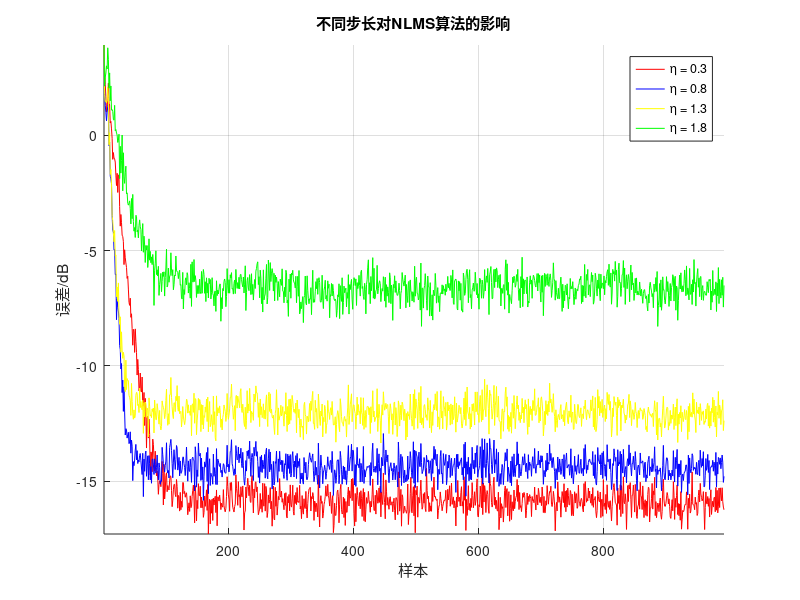

The MATLAB script that drew this image:
clear all;
close all;
clc;
snr=20;
order=8;
Hn =[0.8783   -0.5806    0.6537   -0.3223    0.6577   -0.0582   0.2895   -0.2710    0.1278   -0.1508    0.0238   -0.1814   0.2519   -0.0396    0.0423   -0.0152    0.1664   -0.0245   0.1463   -0.0770    0.1304   -0.0148    0.0054   -0.0381    0.0374   -0.0329    0.0313   -0.0253    0.0552  -0.0369   0.0479   -0.0073    0.0305   -0.0138    0.0152   -0.0012  0.0154   -0.0092    0.0177   -0.0161    0.0070   -0.0042  0.0051   -0.0131    0.0059   -0.0041    0.0077   -0.0034   0.0074   -0.0014    0.0025   -0.0056    0.0028   -0.0005   0.0033   -0.0000    0.0022   -0.0032    0.0012   -0.0020   0.0017   -0.0022    0.0004   -0.0011      0          0   ];
          Hn=Hn(1:order);
          N=1000;
          EE=zeros(N,1);   Loop=150;  mu=0.5;
          EE1=zeros(N,1);EE2=zeros(N,1);EE3=zeros(N,1);
   for   nn=1:Loop
          r=sign(rand(N,1)-0.5);
          output=conv(r,Hn); 
          output=awgn(output,snr,'measured');
          win=zeros(1,order); 
          win1=zeros(1,order); 
          win2=zeros(1,order); 
          win3=zeros(1,order); 
          error=zeros(1,N)';
          error1=zeros(1,N)';
          error2=zeros(1,N)';
          error3=zeros(1,N)';
          
          for i=order:N
              input=r(i:-1:i-order+1);
              y(i)=win*input;
              e=output(i)-win*input;
              e1=output(i)-win1*input;
              e2=output(i)-win2*input;
              e3=output(i)-win3*input;
              fai=0.0001; 
              if i<200
                  mu=0.32;
              else
                  mu=0.15;
              end
              win=win+0.3*e*input'/(fai+input'*input);     % 不同步长的NLMS
              win1=win1+0.8*e1*input'/(fai+input'*input);
              win2=win2+1.3*e2*input'/(fai+input'*input);
              win3=win3+1.8*e3*input'/(fai+input'*input);
              error(i)=error(i)+e^2;
              error1(i)=error1(i)+e1^2;
              error2(i)=error2(i)+e2^2;
              error3(i)=error3(i)+e3^2;
%               y1(i)=win1*input;
%               e1=output(i)-win1*input;
%               win1=win1+0.2*e1*input';                   % LMS
%               error1(i)=error1(i)+e1^2;
          end
          EE=EE+error;
          EE1=EE1+error1;
          EE2=EE2+error2;
          EE3=EE3+error3;
   end
   error=EE/Loop;
   error1=EE1/Loop;
   error2=EE2/Loop;
   error3=EE3/Loop;
   
%    figure;
%    error=10*log10(error(order:N));
%    error1=10*log10(error1(order:N));
%    plot(error,'r');
%    hold on;
%    plot(error1,'b.');
%    axis tight;
%    legend('NLMS算法','LMS算法');
%    title('NLMS算法和LMS算法误差曲线');
%    xlabel('样本');
%    ylabel('误差/dB');
%    grid on;
%    
%    figure;
%    plot(win,'r');
%    hold on;
%    plot(Hn,'b');
%    grid on;
%    axis tight;
% figure;
% subplot(2,1,1);
% plot(y,'r');
% subplot(2,1,2);
% plot(y1,'b');
    figure;
   error=10*log10(error(order:N));
   error1=10*log10(error1(order:N));
   error2=10*log10(error2(order:N));
   error3=10*log10(error3(order:N));
   hold on;
   plot(error,'r');
   hold on;
   plot(error1,'b');
  hold on;
   plot(error2,'y');
   hold on;
   plot(error3,'g');
   axis tight;
   legend('η = 0.3','η = 0.8','η = 1.3','η = 1.8');
   title('不同步长对NLMS算法的影响');
   xlabel('样本');
   ylabel('误差/dB');
   grid on;
